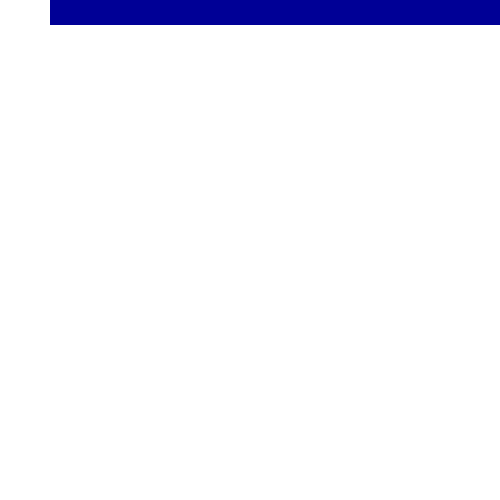
Frame 1 (no input)
Frame 60 (no input): identical to frame 1, image omitted
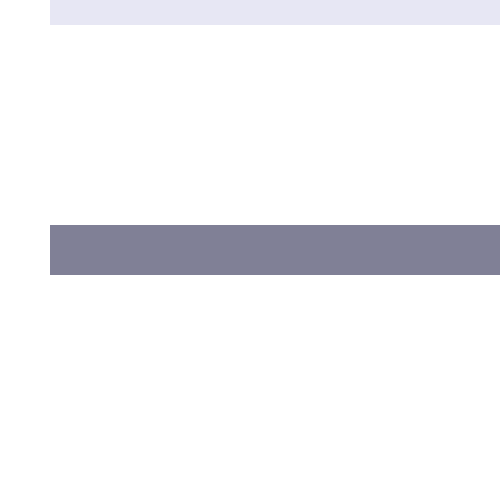
Frame 120 (the mouse pressed at the canvas centre since frame 60)

The p5.js sketch that drew these frames (run headless with seeded random() and noise() and a simulated clock; from frame 60 on, the mouse is pressed at the canvas centre):

// p5.js sketch
// ── sketch.js
function setup() {
    createCanvas(500, 500);
    background(255);
    frameRate (200);
  }
  
  function draw() {
    background(255, 10);
    
    let r = map(mouseX, 0, width, 0, 255);
    let v = map(mouseY, 0, height, 0, 255);
    let b = 150;
  
    noStroke();
    rectMode(CENTER);
    fill(r, v, b);
    rect(300, mouseY, width, 50, 0);
  }
  
